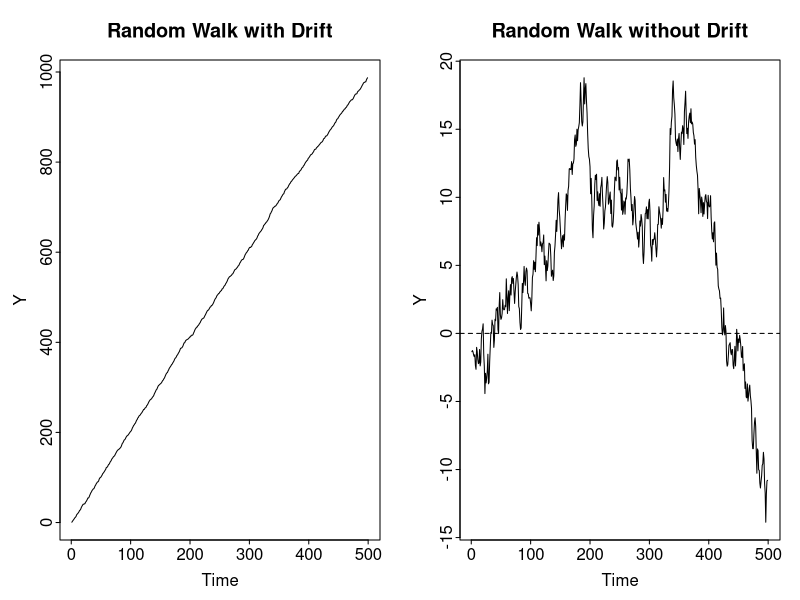
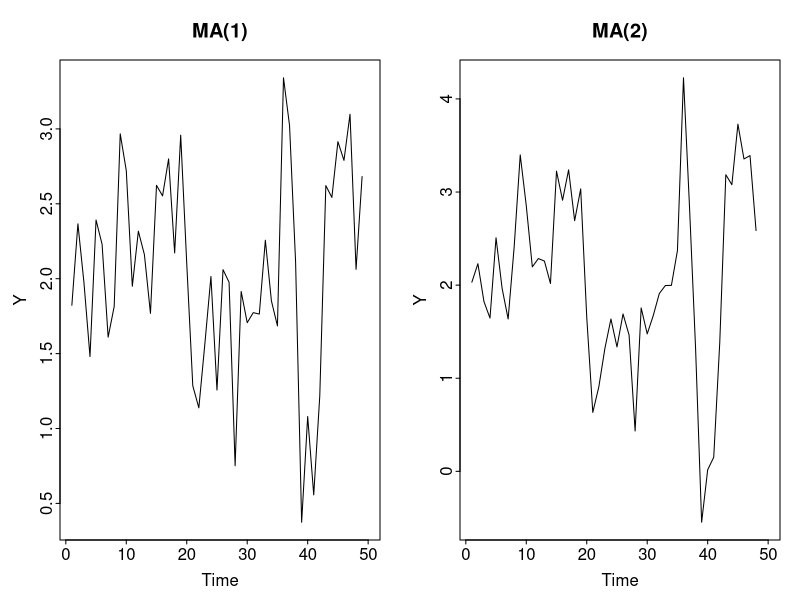

Write R code to recreate these figures, in order.

n <- 500
y <- rep(NA, n+1)
y[1] <- 0
delta=2
u <- rnorm(n,0,1)
for(i in 2:(n+1)){
    y[i] <- y[i-1] + delta + u[i]
}
y1 <- y[2:(n+1)]


for(i in 2:(n+1)){
    y[i] <- y[i-1] + u[i]
}
y2 <- y[2:(n+1)]



par(mfrow=c(1,2), mar=c(3,3,3,1), mgp=c(1.5,0.2,0), tcl=-0.2)
plot(1:500, y1, type="l", ylab="Y", xlab="Time", main="Random Walk with Drift")
plot(1:500, y2, type="l", ylab="Y", xlab="Time", main="Random Walk without Drift")
abline(h=0, lty=2)



n <- 500
y <- rep(NA, n+1)
y[1] <- 0
delta=2
u <- rnorm(n,0,1)
for(i in 2:(n+1)){
    y[i] <- y[i-1] + u[i]
}
y <- y[2:(n+1)]

n <- 500
x <- rep(NA, n+1)
x[1] <- 0
delta=2
u <- rnorm(n,0,1)
for(i in 2:(n+1)){
    x[i] <- x[i-1] + u[i]
}
x <- x[2:(n+1)]


M1 <- lm(y ~ x)
library(lmtest)
dwtest(M1)

dwTest <- function(fit){
    res <- residuals(fit)
    n <- length(res)
    d <- sum((res[2:n] - res[1:(n-1)])^2)/sum(res^2)
    return(d)
}

library(tseries)
adf.test(na.exclude(y))




n <- 50
y <- rep(NA, n+1)
y[1:2] <- 0
mu <- 2
beta1 <- 0.3
beta2 <- 0.6
u <- rnorm(n,0,1)
for(i in 2:(n+1)){
    y[i] <- mu + beta1 * u[i] + beta2*u[i-1]
}
y1 <- y[2:(n+1)]

n <- 50
y <- rep(NA, n+2)
y[1:2] <- 0
mu <- 2
beta1 <- 0.3
beta2 <- 0.6
beta3 <- 0.7
for(i in 3:(n+2)){
    y[i] <- mu + beta1 * u[i] + beta2*u[i-1] + beta3*u[i-2]
}
y2 <- y[3:(n+2)]

par(mfrow=c(1,2), mar=c(3,3,3,1), mgp=c(1.5,0.2,0), tcl=-0.2)
plot(1:50, y1, type="l", ylab="Y", xlab="Time", main="MA(1)")
plot(1:50, y2, type="l", ylab="Y", xlab="Time", main="MA(2)")


M01 <- arima(y, order=c(1,2,1))
M02 <- arima(y, order=c(1,1,1))
AIC(M01)
AIC(M02)
